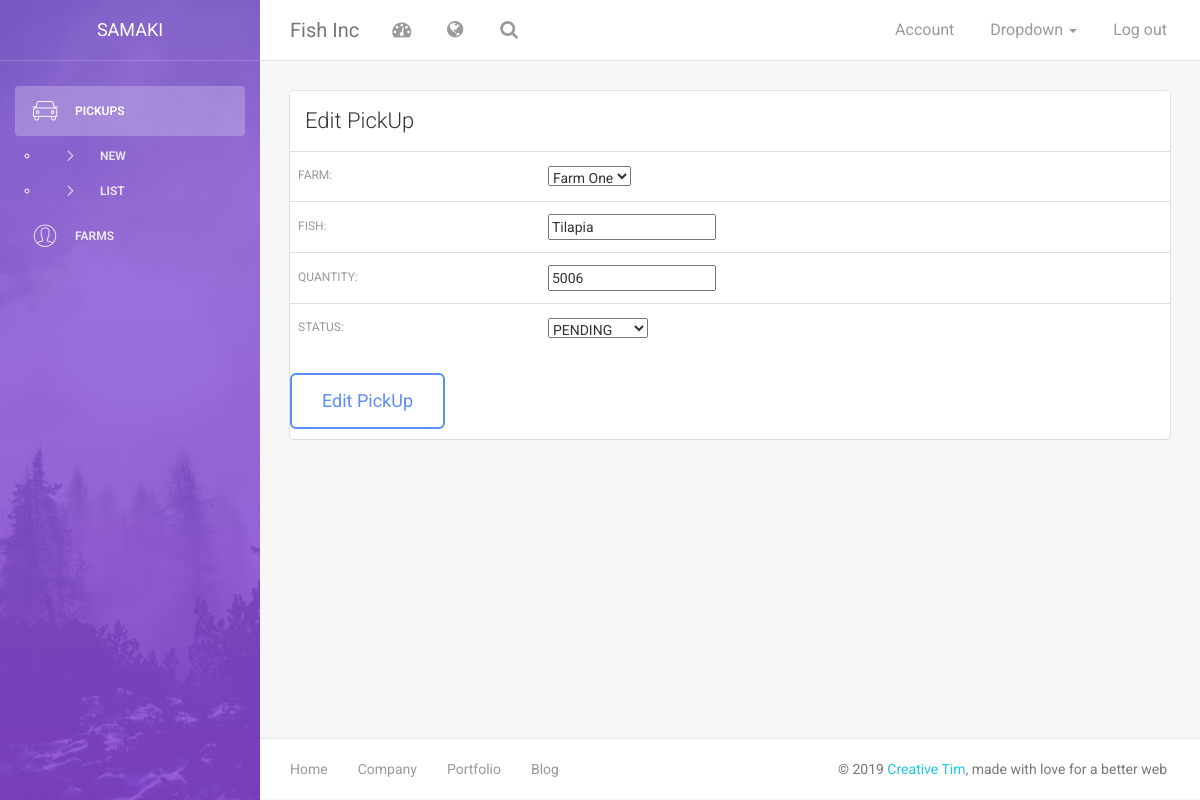
The app's page /edit_pickup/1/, older data.
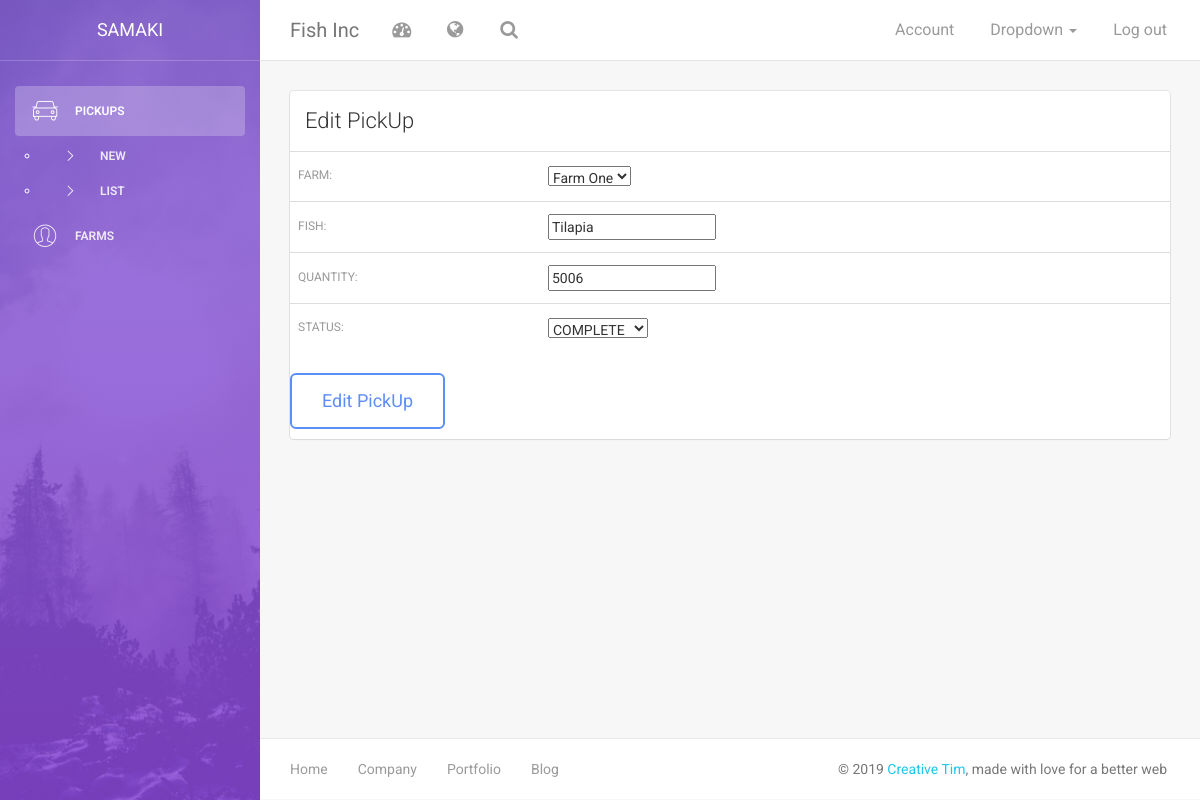
The same page, newer data.
### farmer/models.py (models this page shows, shortened)
class PickUp(models.Model):
    STATUS = [
        ('PENDING', 'PENDING'),
        ('COMPLETE', 'COMPLETE'),
        ('FAILED', 'FAILED'),
        ('CANCELLED', 'CANCELLED'),
    ]
    farm = models.ForeignKey('Farm', on_delete=models.CASCADE)
    fish = models.CharField(max_length=50)
    quantity = models.IntegerField()
    status = models.CharField(max_length=50, choices=STATUS, default='PENDING')

### farmer/views.py (the view)
# urls.py: path('edit_pickup/<int:pick_id>/', edit_pickup, name='edit_pickup'),
def edit_pickup(request, pick_id=None):
    pickup_obj = get_object_or_404(PickUp, id=pick_id)
    form = PickUpForm(request.POST or None, instance = pickup_obj)
    if request.POST:
        if form.is_valid():
            pickup_obj = form.save(commit=False)
            pickup_obj.save()
            messages.success(request, "PickUp Updated")
            return redirect('index')
        else:
            context = {
                'form': form,
                'error': 'Record Not Updated Successfully. Please Try Again'
            }
            return render(request, 'edit_pickup.html', context)
    else:
        context = {
            'form': form,
        }
        return render(request, 'edit_pickup.html', context)

### farmer/forms.py
class PickUpForm(ModelForm):
    class Meta:
        model = PickUp
        fields = '__all__'

### farmer/models.py (called while the page is built)
    def __str__(self):
        return self.farm_name

### farmer/templates/edit_pickup.html (shortened to what this page needs)
{% extends "base.html" %}
{% load static %}
{% block sidebar %}
<div class="sidebar" data-color="purple" data-image="{% static "assets/img/sidebar-5.jpg" %}">
    <div class="sidebar-wrapper">
        <div class="logo">
            <a href="{% url 'index' %}" class="simple-text">
                Samaki
            </a>
        </div>
        <ul class="nav">
            <li class="active">
                <a href="{% url 'index' %}">
                    <i class="pe-7s-car"></i>
                    <p>PickUps</p>
                </a>
                <ul>
                    <li>
                        <a href="{% url 'pickup' %}">
                            <i class="pe-li pe-7s-angle-right"></i>
                            <p>New</p>
                        </a>
                    </li>
                    <li>
                        <a href="{% url 'index' %}">
                            <i class="pe-li pe-7s-angle-right"></i>
                            <p>List</p>
                        </a>
                    </li>
                </ul>
            </li>
            <li>
                <a href="{% url 'farm' %}">
                    <i class="pe-7s-user"></i>
                    <p>Farms</p>
                </a>
            </li>
        </ul>
    </div>
</div>
{% endblock %}
{% block content %}
    <div class="content">
        <div class="container-fluid">
            <div class="row">
                    <div class="col-md-12">
                        <div class="card">
                            <div class="header">
                                <h4 class="title">Edit PickUp</h4>
                            </div>
                            <div class="content table-responsive table-full-width">
                                <form action="" method="post">
                                    <table class="table table-hover">
                                        {{ form.as_table }}
                                    </table>
                                    <input class="btn btn-primary btn-lg" type="submit" value="Edit PickUp">
                                </form>
                            </div>
                        </div>
                    </div>
                </div>
        </div>
    </div>
{% endblock %}

### farmer/templates/base.html (shortened to what this page needs)
{% load static %}
<!doctype html>
<html lang="en">
<head>
    <link href="{% static "assets/css/bootstrap.min.css" %}" rel="stylesheet" />
    <link href="{% static "assets/css/animate.min.css" %}" rel="stylesheet"/>
    <link href="{% static "assets/css/light-bootstrap-dashboard.css" %}" rel="stylesheet"/>
    <link href="{% static "assets/css/demo.css" %}" rel="stylesheet" />
    <link href='http://maxcdn.bootstrapcdn.com/font-awesome/4.2.0/css/font-awesome.min.css' rel='stylesheet'>
    <link href="{% static "assets/css/pe-icon-7-stroke.css" %}" rel="stylesheet" />
</head>
<body>
<div class="wrapper">
    {% block sidebar %}{% endblock %}
    <div class="main-panel">
        <nav class="navbar navbar-default navbar-fixed">
            <div class="container-fluid">
                <div class="navbar-header">
                    <a class="navbar-brand" href="{% url 'index' %}">Fish Inc</a>
                </div>
                <div class="collapse navbar-collapse">
                    <ul class="nav navbar-nav navbar-left">
                        <li>
                            <a href="#" class="dropdown-toggle" data-toggle="dropdown">
                                <i class="fa fa-dashboard"></i>
                            </a>
                        </li>
                        <li class="dropdown">
                              <a href="#" class="dropdown-toggle" data-toggle="dropdown">
                                    <i class="fa fa-globe"></i>
                              </a>
                        </li>
                        <li>
                           <a href="">
                                <i class="fa fa-search"></i>
                            </a>
                        </li>
                    </ul>
                    <ul class="nav navbar-nav navbar-right">
                        <li>
                           <a href="">
                               <p>Account</p>
                            </a>
                        </li>
                        <li class="dropdown">
                              <a href="#" class="dropdown-toggle" data-toggle="dropdown">
                                    <p>
										Dropdown
										<b class="caret"></b>
									</p>
                              </a>
                        </li>
                        <li>
                            <a href="#">
                                <p>Log out</p>
                            </a>
                        </li>
                    </ul>
                </div>
            </div>
        </nav>
        {% block content %}
        {% endblock %}
        <footer class="footer">
            <div class="container-fluid">
                <nav class="pull-left">
                    <ul>
                        <li>
                            <a href="#">
                                Home
                            </a>
                        </li>
                        <li>
                            <a href="#">
                                Company
                            </a>
                        </li>
                        <li>
                            <a href="#">
                                Portfolio
                            </a>
                        </li>
                        <li>
                            <a href="#">
                               Blog
                            </a>
                        </li>
                    </ul>
                </nav>
                <p class="copyright pull-right">
                    &copy; <script>document.write(new Date().getFullYear())</script> <a href="http://www.creative-tim.com">Creative Tim</a>, made with love for a better web
                </p>
            </div>
        </footer>
    </div>
</div>
</body>
</html>

Row changes from the older to the newer data that the page shows:
changed PickUp "Farm One": status "PENDING" → "COMPLETE"
